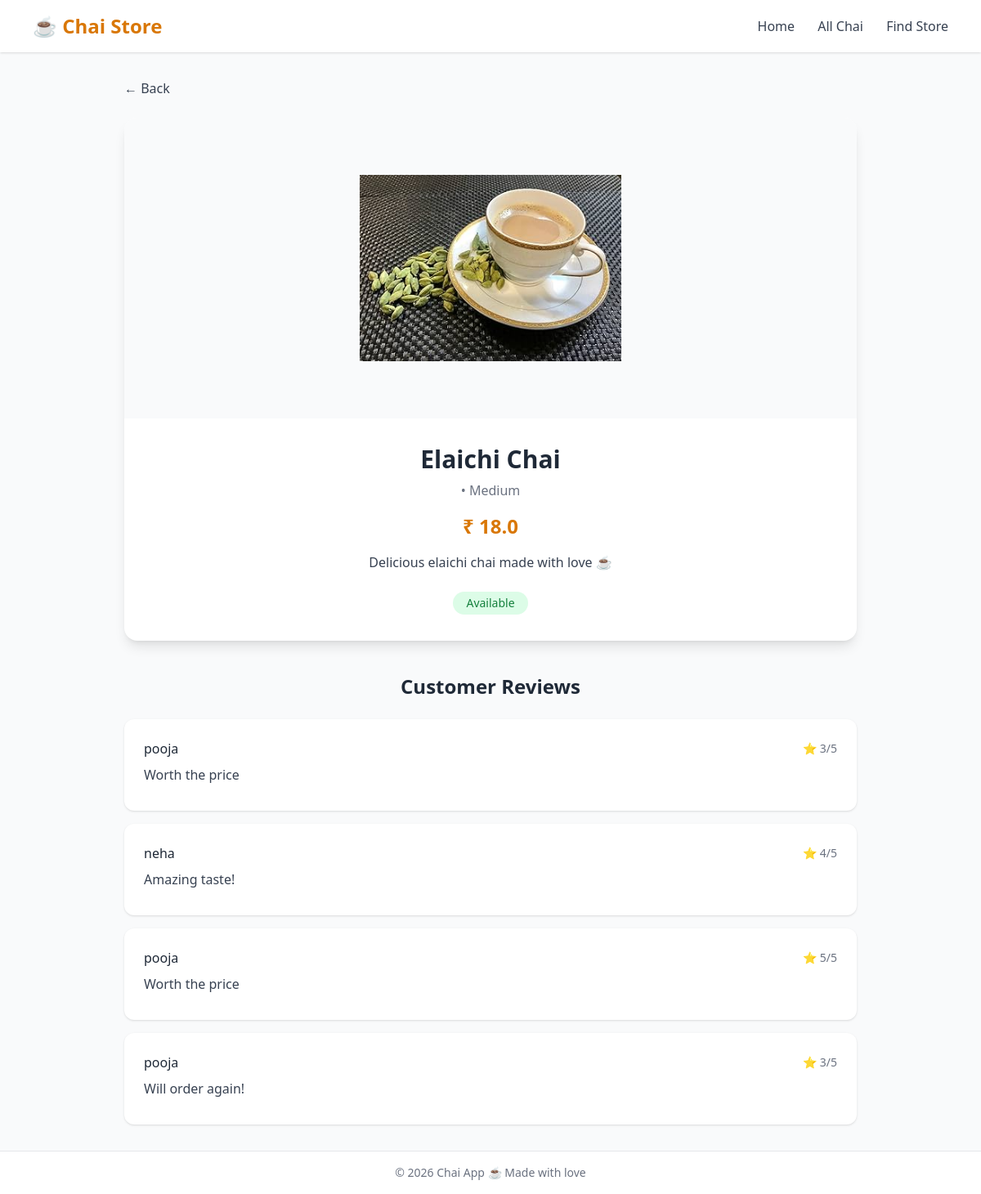
/chai/chai/8/, run on the app's committed database.
### chai/models.py (models this page shows, shortened)
class Chai(models.Model):
    class ChaiType(models.TextChoices):
        MASALA = "MASALA", "Masala Chai"
        GINGER = "GINGER", "Ginger Chai"
        ELAICHI = "ELAICHI", "Elaichi Chai"
        GREEN = "GREEN", "Green Tea"
        BLACK = "BLACK", "Black Tea"
        SPECIAL = "SPECIAL", "Special Chai"
    class ChaiSize(models.TextChoices):
        SMALL = "S", "Small"
        MEDIUM = "M", "Medium"
        LARGE = "L", "Large"
    name = models.CharField(max_length=100)
    description = models.TextField(blank=True)
    type = models.CharField(
        max_length=20,
        choices=ChaiType.choices,
        default=ChaiType.MASALA
    )
    size = models.CharField(
        max_length=1,
        choices=ChaiSize.choices,
        default=ChaiSize.MEDIUM
    )
    price = models.DecimalField(max_digits=6, decimal_places=1)
    image = models.ImageField(upload_to="chais/", blank=True, null=True)
    rating = models.FloatField(default=0.0)
    is_available = models.BooleanField(default=True)
    created_at = models.DateTimeField(auto_now_add=True)
    updated_at = models.DateTimeField(auto_now=True)
    class Meta:
        ordering = ['-created_at']

class ChaiReview(models.Model):
    chai = models.ForeignKey(
        Chai,
        on_delete=models.CASCADE,
        related_name="reviews"
    )
    user = models.ForeignKey(
        User,
        on_delete=models.CASCADE
    )
    rating = models.PositiveSmallIntegerField()
    comment = models.TextField()
    posted_at = models.DateTimeField(default=timezone.now)
    class Meta:
        ordering = ['-posted_at']
        unique_together = ('chai', 'user')  # optional: one review per user per chai

### chai/views.py (the view)
# urls.py: path('chai/<int:chai_id>/', views.chai_description, name='chai_description'),
def chai_description(request, chai_id):
    chai = get_object_or_404(Chai, pk=chai_id)
    reviews = ChaiReview.objects.filter(chai=chai)
    return render(
        request,
        'chai/chai_description.html',
        {
            'chai': chai,
            'reviews': reviews,
        }
    )

### chai/templates/chai/chai_description.html (shortened to what this page needs)
{% extends 'base.html' %}
{% block content %}
<section class="max-w-4xl mx-auto">
    <a href="javascript:history.back()"
       class="inline-flex items-center text-gray-700 hover:text-gray-900 mb-6">
        ← Back
    </a>
    <div class="bg-white rounded-2xl shadow-lg overflow-hidden hover:shadow-xl transition-shadow duration-300">
        {% if chai.image %}
        <div class="flex justify-center items-center bg-gray-50 p-6">
            <img
                src="{{ chai.image.url }}"
                alt="{{ chai.name }}"
                class="w-80 h-80 object-contain rounded-xl">
        </div>
        {% endif %}
        <div class="p-8 text-center">
            <h2 class="text-3xl font-bold text-gray-800 mb-2">
                {{ chai.name }}
            </h2>
            <p class="text-gray-500 mb-4">
                {{ chai.get_chai_type_display }} • {{ chai.get_size_display }}
            </p>
            <p class="text-2xl font-bold text-amber-600 mb-4">
                ₹ {{ chai.price }}
            </p>
            <p class="text-gray-700 mb-6">
                {{ chai.description }}
            </p>
            <div class="flex items-center justify-center gap-4">
                {% if chai.is_available %}
                    <span class="px-4 py-1 rounded-full bg-green-100 text-green-700 text-sm font-medium">
                        Available
                    </span>
                {% else %}
                    <span class="px-4 py-1 rounded-full bg-red-100 text-red-700 text-sm font-medium">
                        Out of Stock
                    </span>
                {% endif %}
            </div>
        </div>
    </div>
    {% if chai.reviews.exists %}
    <div class="mt-10">
        <h3 class="text-2xl font-semibold text-gray-800 mb-6 text-center">
            Customer Reviews
        </h3>
        <div class="space-y-4">
            {% for review in chai.reviews.all %}
            <div class="bg-white rounded-xl shadow p-6">
                <div class="flex items-center justify-between mb-2">
                    <span class="font-medium text-gray-800">
                        {{ review.user.username|default:"Anonymous" }}
                    </span>
                    <span class="text-sm text-gray-500">
                        ⭐ {{ review.rating }}/5
                    </span>
                </div>
                <p class="text-gray-700">
                    {{ review.comment }}
                </p>
            </div>
            {% endfor %}
        </div>
    </div>
    {% endif %}
</section>
{% endblock %}

### data on the page
Chai: image (picture), name "Elaichi Chai", size "Medium", price "18.0", description "Delicious elaichi chai made with love ☕"
ChaiReview: user.username "pooja", rating "3", comment "Worth the price"
ChaiReview: user.username "neha", rating "4", comment "Amazing taste!"
ChaiReview: user.username "pooja", rating "5", comment "Worth the price"
ChaiReview: user.username "pooja", rating "3", comment "Will order again!"
